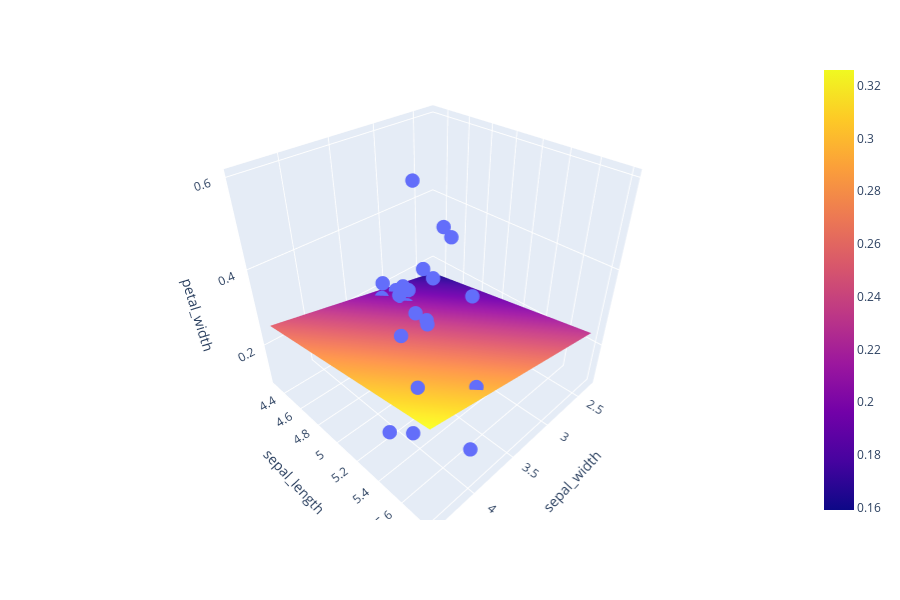

Notebook code cell kept with this figure:
### Code cell
import numpy as np
import plotly.express as px
import plotly.graph_objects as go
from sklearn.svm import SVR

mesh_size = .02
margin = 0

df = px.data.iris().iloc[0:50]

X = df[['sepal_width', 'sepal_length']]
y = df['petal_width']

# Condition the model on sepal width and length, predict the petal width
model = LinearRegression()
model.fit(X, y)

# Create a mesh grid on which we will run our model
x_min, x_max = X.sepal_width.min() - margin, X.sepal_width.max() + margin
y_min, y_max = X.sepal_length.min() - margin, X.sepal_length.max() + margin
xrange = np.arange(x_min, x_max, mesh_size)
yrange = np.arange(y_min, y_max, mesh_size)
xx, yy = np.meshgrid(xrange, yrange)

# Run model
pred = model.predict(np.c_[xx.ravel(), yy.ravel()])
pred = pred.reshape(xx.shape)

# Generate the plot
fig = px.scatter_3d(df, x='sepal_width', y='sepal_length', z='petal_width')
fig.update_traces(marker=dict(size=5))
fig.add_traces(go.Surface(x=xrange, y=yrange, z=pred, name='pred_surface'))
fig.show()

### Figure 1 — Plotly figure (JSON) as saved in the notebook; plotly's stock layout.template omitted (floating-point values rounded to 4 significant figures; data arrays with more than 128 entries replaced by an {"elided": "..."} marker saying what was removed)
{"data": [{"hoverlabel": {"namelength": 0}, "hovertemplate": "sepal_width=%{x}<br>sepal_length=%{y}<br>petal_width=%{z}", "legendgroup": "", "marker": {"color": "#636efa", "size": 5, "symbol": "circle"}, "mode": "markers", "name": "", "scene": "scene", "showlegend": false, "type": "scatter3d", "x": [3.5, 3, 3.2, 3.1, 3.6, 3.9, 3.4, 3.4, 2.9, 3.1, 3.7, 3.4, 3, 3, 4, 4.4, 3.9, 3.5, 3.8, 3.8, 3.4, 3.7, 3.6, 3.3, 3.4, 3, 3.4, 3.5, 3.4, 3.2, 3.1, 3.4, 4.1, 4.2, 3.1, 3.2, 3.5, 3.1, 3, 3.4, 3.5, 2.3, 3.2, 3.5, 3.8, 3, 3.8, 3.2, 3.7, 3.3], "y": [5.1, 4.9, 4.7, 4.6, 5, 5.4, 4.6, 5, 4.4, 4.9, 5.4, 4.8, 4.8, 4.3, 5.8, 5.7, 5.4, 5.1, 5.7, 5.1, 5.4, 5.1, 4.6, 5.1, 4.8, 5, 5, 5.2, 5.2, 4.7, 4.8, 5.4, 5.2, 5.5, 4.9, 5, 5.5, 4.9, 4.4, 5.1, 5, 4.5, 4.4, 5, 5.1, 4.8, 5.1, 4.6, 5.3, 5], "z": [0.2, 0.2, 0.2, 0.2, 0.2, 0.4, 0.3, 0.2, 0.2, 0.1, 0.2, 0.2, 0.1, 0.1, 0.2, 0.4, 0.4, 0.3, 0.3, 0.3, 0.2, 0.4, 0.2, 0.5, 0.2, 0.2, 0.4, 0.2, 0.2, 0.2, 0.2, 0.4, 0.1, 0.2, 0.1, 0.2, 0.2, 0.1, 0.2, 0.2, 0.3, 0.3, 0.2, 0.6, 0.4, 0.3, 0.2, 0.2, 0.2, 0.2]}, {"name": "pred_surface", "type": "surface", "x": [2.3, 2.32, 2.34, 2.36, 2.38, 2.4, 2.42, 2.44, 2.46, 2.48, 2.5, 2.52, 2.54, 2.56, 2.58, 2.6, 2.62, 2.64, 2.66, 2.68, 2.7, 2.72, 2.74, 2.76, 2.78, 2.8, 2.82, 2.84, 2.86, 2.88, 2.9, 2.92, 2.94, 2.96, 2.98, 3.0, 3.02, 3.04, 3.06, 3.08, 3.1, 3.12, 3.14, 3.16, 3.18, 3.2, 3.22, 3.24, 3.26, 3.28, 3.3, 3.32, 3.34, 3.36, 3.38, 3.4, 3.42, 3.44, 3.46, 3.48, 3.5, 3.52, 3.54, 3.56, 3.58, 3.6, 3.62, 3.64, 3.66, 3.68, 3.7, 3.72, 3.74, 3.76, 3.78, 3.8, 3.82, 3.84, 3.86, 3.88, 3.9, 3.92, 3.94, 3.96, 3.98, 4.0, 4.02, 4.04, 4.06, 4.08, 4.1, 4.12, 4.14, 4.16, 4.18, 4.2, 4.22, 4.24, 4.26, 4.28, 4.3, 4.32, 4.34, 4.36, 4.38, 4.4], "y": [4.3, 4.32, 4.34, 4.36, 4.38, 4.4, 4.42, 4.44, 4.46, 4.48, 4.5, 4.52, 4.54, 4.56, 4.58, 4.6, 4.62, 4.64, 4.66, 4.68, 4.7, 4.72, 4.74, 4.76, 4.78, 4.8, 4.82, 4.84, 4.86, 4.88, 4.9, 4.92, 4.94, 4.96, 4.98, 5.0, 5.02, 5.04, 5.06, 5.08, 5.1, 5.12, 5.14, 5.16, 5.18, 5.2, 5.22, 5.24, 5.26, 5.28, 5.3, 5.32, 5.34, 5.36, 5.38, 5.4, 5.42, 5.44, 5.46, 5.48, 5.5, 5.52, 5.54, 5.56, 5.58, 5.6, 5.62, 5.64, 5.66, 5.68, 5.7, 5.72, 5.74, 5.76, 5.78], "z": {"elided": "75x106 float values"}}], "layout": {"height": 600, "legend": {"tracegroupgap": 0}, "margin": {"t": 60}, "scene": {"domain": {"x": [0, 0.98], "y": [0, 1]}, "xaxis": {"title": {"text": "sepal_width"}}, "yaxis": {"title": {"text": "sepal_length"}}, "zaxis": {"title": {"text": "petal_width"}}}}}
